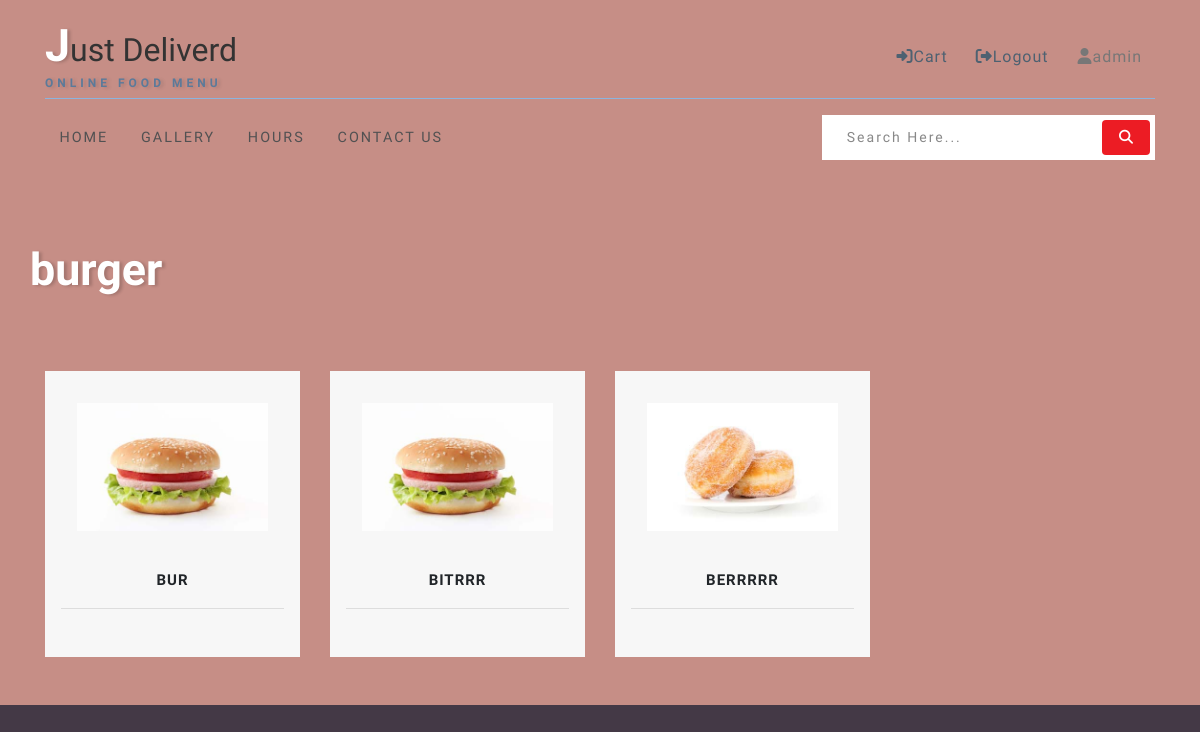
/menu/1/ (signed in), run on an earlier commit of the app's database.
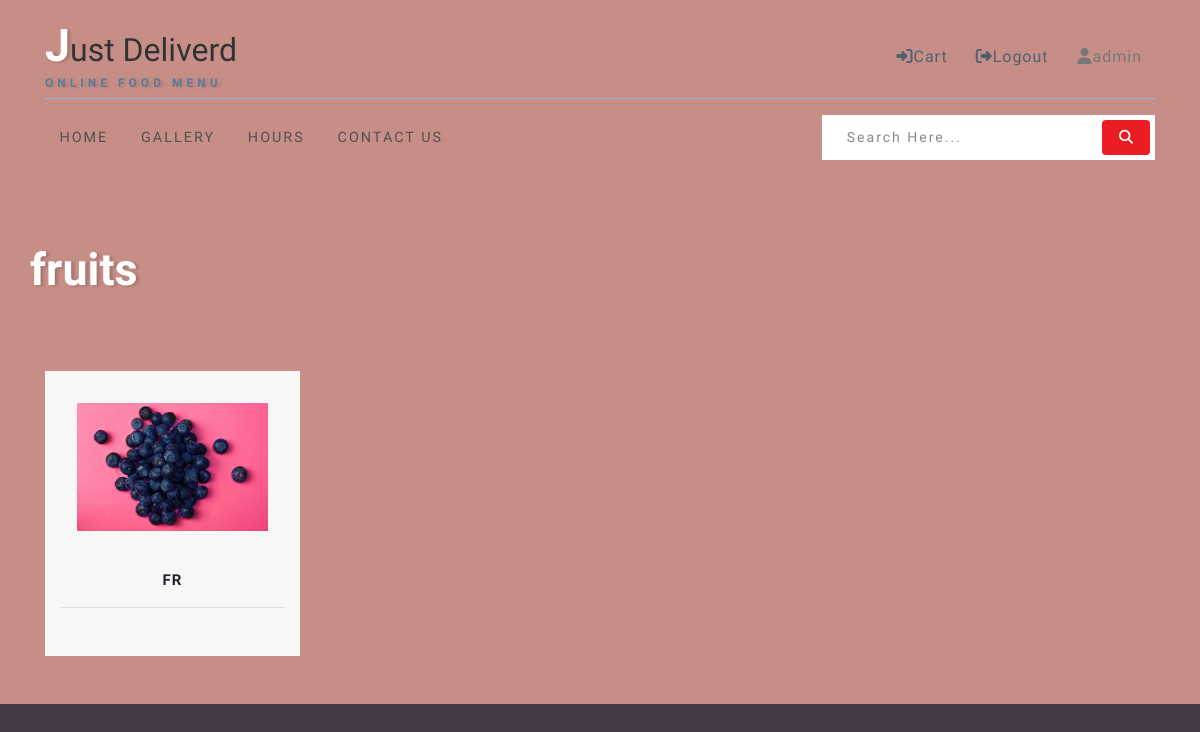
And on a later commit of the database.
### products_app/models.py (models this page shows, shortened)
class Category(models.Model):
    category_name=models.CharField(max_length=255)
    category_image=models.ImageField(upload_to='category_image')

class Product(models.Model):
    product_name =models.CharField(max_length=200,null=True)
    product_image =models.ImageField(upload_to='product_image',null=True)
    category=models.ForeignKey(Category,on_delete=models.CASCADE,null=True)
    product_description =models.TextField(null=True)

### products_app/views.py (the view)
# urls.py: path('menu/<int:id>/',views.select_menu,name='select_menu'),
def select_menu(request,id):
    cats=Category.objects.get(id=id)
    if request.user.is_authenticated:
        products =Product.objects.filter(category=cats)
        context ={
            'cat':cats,
            'products':products
        }
        return render(request,'products.html',context)
    else:
        return render(request,'login.html')

### templates/products.html (shortened to what this page needs)
{% extends 'base.html' %}
{% load static %}
{%block main-content %}
<br><br>
        <div class="banner-wthree-info container">
            <div class="row">
                <div id="logo">
                    {%if cat%}
                    <h1> <a href="#"><span class="log-w3pvt">{{cat.category_name}}</span></a></h1>
                    {%endif%}
                </div>
                    <div class="container py-5">
                        <div class="row shop-wthree-info text-center">
                            {% for prod in products %}
                            <a href="{% url 'select_product' prod.id %}">
                                <div class="col-lg-3 shop-info-grid text-center mt-4">
                                    <div class="product-shoe-info shoe">
                                        <div class="men-thumb-item">
                                            <img src="{{prod.product_image.url}}" class="img-fluid" alt="" height="120%" width="120%">
                                        </div>
                                        <div class="item-info-product">
                                            <h4>
                                                <a>{{prod.product_name}}</a>
                                            </h4>
                                            <div class="product_price">
                                            </div>
                                        </div>
                                    </div>
                                </div>
                            </a>
                            {% endfor %}
            </div>
        </div>
    </div>
</div></div>
                       {%endblock main-content%}

What changed in the data, as far as the page shows it:
no longer on this page (row edited): Product: product_image (picture), product_name "BUR"
no longer on this page (row edited): Product: product_image (picture), product_name "BERRRRR"
changed Category: category_name "burger" → "fruits"
changed Product: product_image: a different picture; product_name "BITRRR" → "FR"
